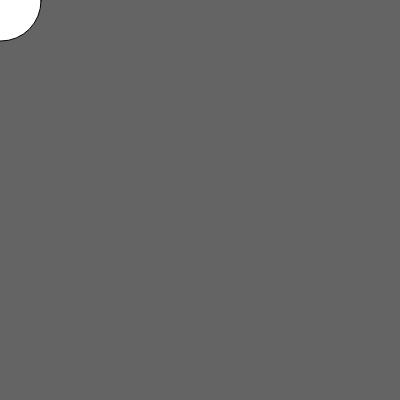
Frame 1 (no input)
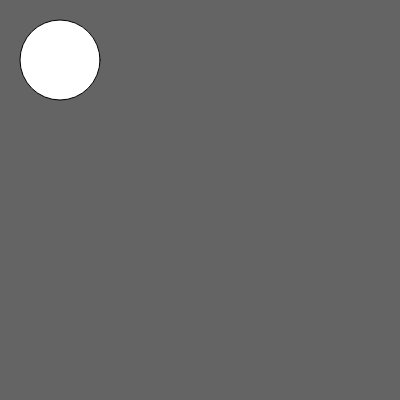
Frame 60 (no input)
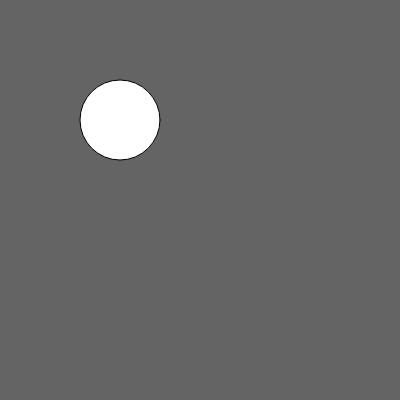
Frame 120 (the mouse pressed at the canvas centre since frame 60)

The p5.js sketch that drew these frames (run headless with seeded random() and noise() and a simulated clock; from frame 60 on, the mouse is pressed at the canvas centre):

// p5.js sketch
// ── sketch.js
var pos = 0;

function setup()
{
    createCanvas(400, 400);
}

function draw()
{
    background(100);
    pos = pos + 1;
    if (pos > 400)
    {
        pos = 0;
    }

    ellipse(pos, pos, 80, 80);
}
